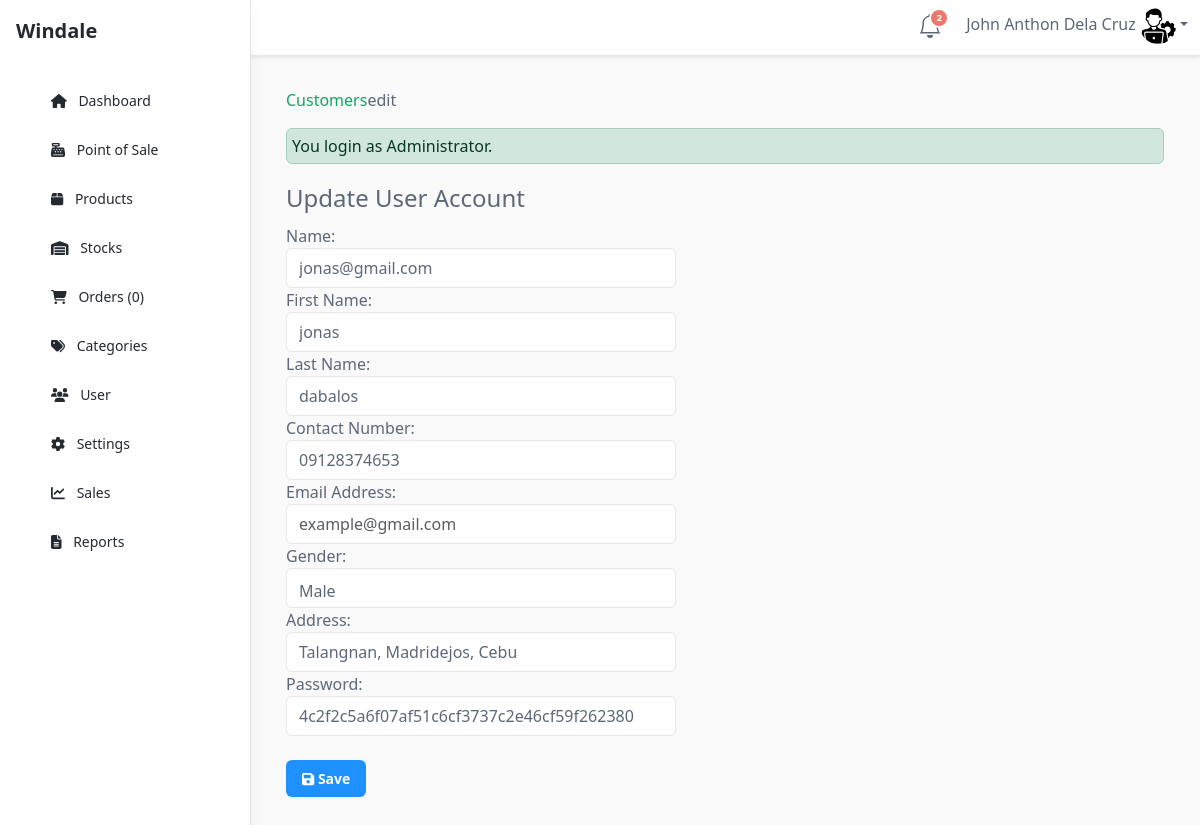
Page /admin/customers/index.php?view=edit&id=51 (signed in) on the committed database.
### tables this page shows
CREATE TABLE `tblcustomer` (
  `CUSTOMERID` int(11) NOT NULL,
  `FNAME` varchar(30) NOT NULL,
  `LNAME` varchar(30) NOT NULL,
  `MNAME` varchar(30) NOT NULL,
  `CUSHOMENUM` varchar(90) NOT NULL,
  `STREETADD` text NOT NULL,
  `BRGYADD` text NOT NULL,
  `CITYADD` text NOT NULL,
  `PROVINCE` varchar(80) NOT NULL,
  `COUNTRY` varchar(30) NOT NULL,
  `DBIRTH` date NOT NULL,
  `GENDER` varchar(10) NOT NULL,
  `PHONE` varchar(20) NOT NULL,
  `EMAILADD` varchar(40) NOT NULL,
  `ZIPCODE` int(6) NOT NULL,
  `CUSUNAME` varchar(20) NOT NULL,
  `CUSPASS` varchar(90) NOT NULL,
  `CUSPHOTO` varchar(255) NOT NULL,
  `TERMS` tinyint(4) NOT NULL,
  `DATEJOIN` timestamp NOT NULL DEFAULT current_timestamp()
);

### admin/customers/index.php (called while the page is built, shortened)
<?php
require_once ("../theme/templates.php");
?>

### include/database.php (called while the page is built, shortened)
<?php
class Database {
	var $sql_string = '';
	private $conn;
	public function open_connection() {
		$this->conn = mysqli_connect(server,user,pass);
		if(!$this->conn){
			echo "Problem in database connection! Contact administrator!";
			exit();
		}else{
			$db_select = mysqli_select_db($this->conn,database_name);
		}
	}
	function setQuery($sql='') {
		$this->sql_string=$sql;
	}
	function executeQuery() {
		$result = mysqli_query($this->conn, $this->sql_string);
		return $this->confirm_query($result);
	}
	private function confirm_query($result) {
		return $result;
	}
	function loadSingleResult() {
		$cur = $this->executeQuery();
		while ($row = mysqli_fetch_object($cur)) {
		return $data = $row;
		}
	}
}
$mydb = new Database();
?>

### include/customers.php (called while the page is built, shortened)
<?php
require_once(LIB_PATH.DS.'database.php');
class Customer {
	protected static  $tblname = "tblcustomer";
	function single_customer($id=""){
			global $mydb;
			$mydb->setQuery("SELECT * FROM ".self::$tblname."
				Where CUSTOMERID= {$id} LIMIT 1");
			$cur = $mydb->loadSingleResult();
			return $cur;
	}
}
?>

### admin/customers/edit.php (the view, shortened to what this page needs)
<?php
  @$CUSTOMERID = $_GET['id'];
  $customer = New Customer();
  $singlecustomer = $customer->single_customer($CUSTOMERID);
?>
 <form class="form-horizontal span6" action="controller.php?action=edit" method="POST">
          <fieldset>
            <legend> Update User Account</legend>
                  <div class="form-group">
                    <div class="col-md-8">
                      <label class="col-md-4 control-label" for=
                      "CUSUNAME">Name:</label>
                      <div class="col-md-8">
                         <input class="form-control input-sm" id="CUSUNAME" name="CUSUNAME" placeholder=
                            "Customer Name" type="text" value="<?php echo $singlecustomer->CUSUNAME; ?>">
                      </div>
                    </div>
                  </div>
                  <div class="form-group">
                    <div class="col-md-8">
                      <label class="col-md-4 control-label" for=
                      "FNAME">First Name:</label>
                      <div class="col-md-8">
                         <input class="form-control input-sm" id="FNAME" name="FNAME" placeholder=
                            "First Name" type="text" value="<?php echo $singlecustomer->FNAME; ?>">
                      </div>
                    </div>
                  </div>
                  <div class="form-group">
                    <div class="col-md-8">
                      <label class="col-md-4 control-label" for=
                      "LNAME">Last Name:</label>
                      <div class="col-md-8">
                         <input class="form-control input-sm" id="LNAME" name="LNAME" placeholder=
                            "Last Name" type="text" value="<?php echo $singlecustomer->LNAME; ?>">
                      </div>
                    </div>
                  </div>
                  <div class="form-group">
                    <div class="col-md-8">
                      <label class="col-md-4 control-label" for=
                      "PHONE">Contact Number:</label>
                      <div class="col-md-8">
                         <input class="form-control input-sm" id="PHONE" name="PHONE" placeholder=
                            "Contact Number" type="text" value="<?php echo $singlecustomer->PHONE; ?>">
                      </div>
                    </div>
                  </div>
                  <div class="form-group">
                    <div class="col-md-8">
                      <label class="col-md-4 control-label" for=
                      "EMAILADD">Email Address:</label>
                      <div class="col-md-8">
                         <input class="form-control input-sm" id="EMAILADD" name="EMAILADD" placeholder=
                            "example@gmail.com" type="text" value="<?php echo $singlecustomer->EMAILADD; ?>">
                      </div>
                    </div>
                  </div>
                  <div class="form-group">
                    <div class="col-md-8">
                      <label class="col-md-4 control-label" for=
                      "GENDER">Gender:</label>
                      <div class="col-md-8">
                       <select class="form-control input-sm" name="GENDER" id="GENDER">
                          <option value="Male"  <?php echo ($singlecustomer->GENDER=='Male') ? 'selected="true"': '' ; ?>>Male</option>
                        </select>
                      </div>
                    </div>
                  </div>
                  <div class="form-group">
                    <div class="col-md-8">
                      <label class="col-md-4 control-label" for=
                      "CITYADD">Address:</label>
                      <div class="col-md-8">
                         <input class="form-control input-sm" id="CITYADD" name="CITYADD" placeholder=
                            "Street/Brgy./Municipality/Province" type="text" value="<?php echo $singlecustomer->CITYADD; ?>">
                      </div>
                    </div>
                  </div>
                  <div class="form-group">
                    <div class="col-md-8">
                      <label class="col-md-4 control-label" for=
                      "CUSPASS">Password:</label>
                      <div class="col-md-8">
                         <input class="form-control input-sm" id="CUSPASS" name="CUSPASS" placeholder=
                            "Password" type="text" value="<?php echo $singlecustomer->CUSPASS; ?>" readonly>
                      </div>
                    </div>
                  </div>
             <div class="form-group">
                    <div class="col-md-8">
                      <div class="col-md-8">
                         <button class="btn btn-primary " name="save" type="submit" ><span class="fa fa-save fw-fa"></span> Save</button>
                      </div>
                    </div>
                  </div>
          </fieldset>
        <div class="form-group">
                <div class="rows">
                  <div class="col-md-6">
                  </div>
              </div>
              </div>
        </form>
        </div>

### rows in the picture
tblcustomer: CUSUNAME "jonas@gmail.com", FNAME "jonas", LNAME "dabalos", PHONE "09128374653", GENDER "Male", CITYADD "Talangnan, Madridejos, Cebu", CUSPASS "4c2f2c5a6f07af51c6cf3737c2e46cf59f262380"

### other values in the picture
$notificationCount "2"
$_SESSION['U_NAME'] "John Anthon Dela Cruz"
$res "0"
$title "Customers"
$header "edit"
$_SESSION['message'] "You login as Administrator."
